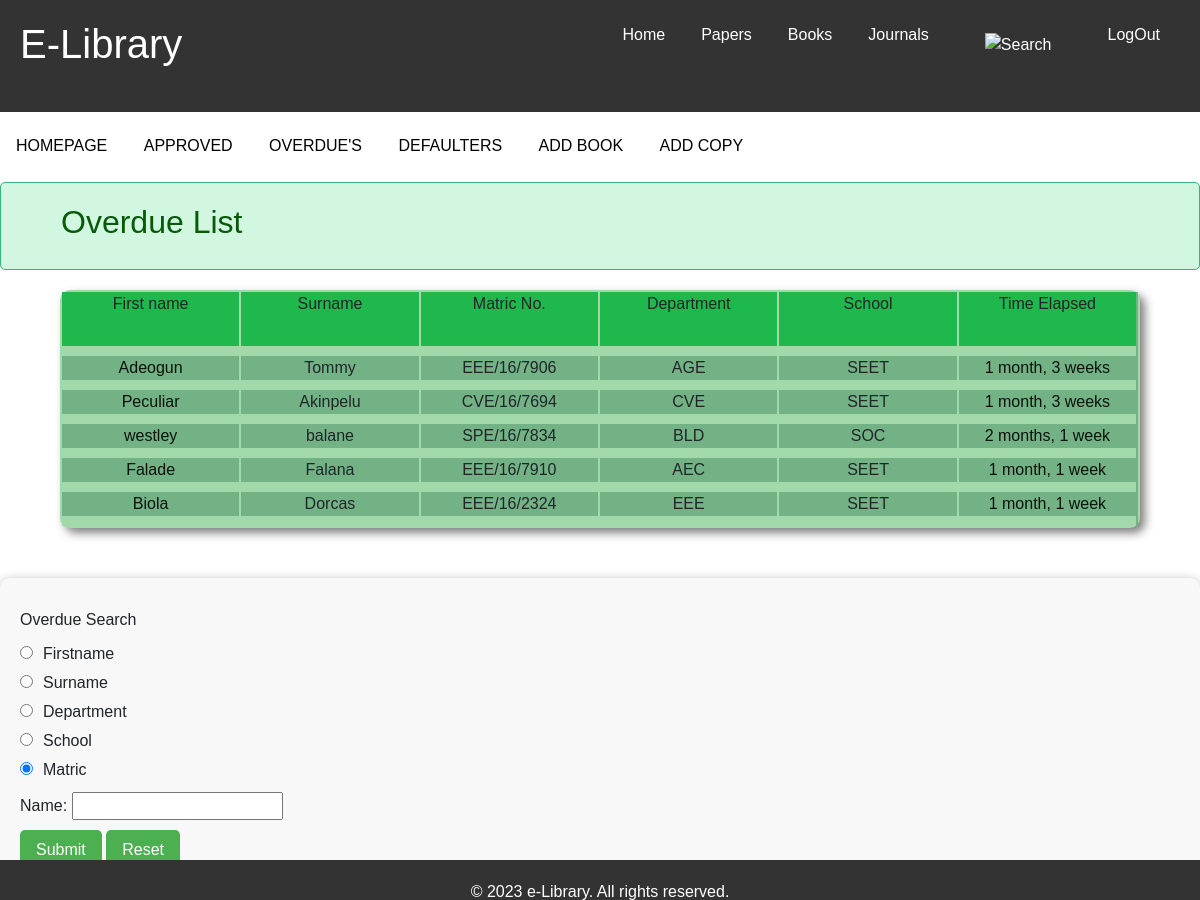
Screenshot of /overdue/ (signed in) with the database file from the repository.
### libraryhelper/models.py (models this page shows, shortened)
class Loan(models.Model):
        copy = models.ForeignKey(Copy, on_delete=models.CASCADE)
        matric = models.CharField(max_length=100)
        firstname = models.CharField(max_length=100)
        surname = models.CharField(max_length=100)
        department = models.CharField(max_length=100)
        school = models.CharField(max_length=100)
        dateloaned = models.DateTimeField(auto_now_add=True)
        returndate = models.DateTimeField(blank=True,null=True)
        expectedreturndate = models.DateTimeField(datetime.now()+timedelta(days=7))
        overlappeddate = models.IntegerField(blank=True)

### libraryhelper/views.py (the view)
# urls.py: path('overdue/', views.overdue, name="overdue"),
@login_required
def overdue(request):
    admin = Liberian.objects.get(user=request.user)
    elapse = datetime.now()-timedelta(days = 7)
    overduelist = Loan.objects.filter(dateloaned__lt= elapse)
    return render(request,"libraryhelper/overdue.html",{'admin':admin,'overduelist':overduelist})

### libraryhelper/templates/libraryhelper/overdue.html (shortened to what this page needs)
{% extends "libraryhelper/bookdetail.html" %}
{% load static %}
{% block customcss %}
<link rel="stylesheet" type="text/css" href="{% static 'CSS/homepage.css' %}">
<link rel="stylesheet" href="{% static 'fontawesome-free-5.15.4-web/css/all.css' %}">
{% endblock %}
{% block slider %}
<nav class="home">
    <ul class="homeul">
        <li class="homeli"><a href="{% url 'home' %}">HOMEPAGE</a></li>
        <li class="homeli"><a href="{% url 'approve' %}">APPROVED</a></li>
        <li class="homeli"><a href="{% url 'overdue' %}">OVERDUE'S</a></li>
        <li class="homeli"><a href="{% url 'defaulters' %}">DEFAULTERS</a></li>
        <li class="homeli"><a href="{% url 'addbook' %}">ADD BOOK</a></li>
        <li class="homeli"><a href="{% url 'addcopy' %}">ADD COPY</a></li>
    </ul>
</nav>
<div class="alert">
    <h2>Overdue List</h2>
</div>
<section>{% if overduelist.count < 1 %} <p>No student defaulted on due date</p> {% endif %}
        {% if overduelist %}
        <div class="top">
            <li>First name</li>
            <li>Surname</li>
            <li>Matric No.</li>
            <li>Department</li>
            <li>School</li>
            <li>Time Elapsed</li>
        </div>
        <div class="bodi">
            {% for book in overduelist %}
            <li><a href="{% url 'approvestudent' book.id %}">{{book.firstname}}</a></li>
            <li><a href="{% url 'approvestudent' book.id %}"></a>{{book.surname}}</li>
            <li><a href="{% url 'approvestudent' book.id %}"></a>{{book.matric}}</li>
            <li><a href="{% url 'approvestudent' book.id %}"></a>{{book.department}}</li>
            <li><a href="{% url 'approvestudent' book.id %}"></a>{{book.school}}</li>
            <li><a href="{% url 'approvestudent' book.id %}">{{ book.expectedreturndate|timesince }}</a></li>
            {% endfor %}
        </div>
        {% endif%}
</section>
<form action="{% url 'searchoverdue' %}" method="POST">
    <p>
    <p>Overdue Search</p>
    <ol>
        <li><input type="radio" name="searchby" value="Firstname">Firstname</li>
        <li><input type="radio" name="searchby" value="Surname">Surname</li>
        <li><input type="radio" name="searchby" value="Department" checked>Department</li>
        <li><input type="radio" name="searchby" value="School" checked>School</li>
        <li><input type="radio" name="searchby" value="matric" checked>Matric</li>
    </ol>
    <P>
        <label for="searchname">Name:
            <input type="text" name="searchname" id="searchname"></label>
    </P>
    </p>
    <p><input type="submit" value="Submit"> <input type="reset" value="Reset"></p>
</form>
{% endblock %}

### libraryhelper/static/CSS/home.css (style rules this page uses)
* { margin: 0; padding: 0; box-sizing: border-box; }
body { font-family: Arial, sans-serif; }
nav { background-color: #333; display: inline; height: 5vh; z-index: 2; margin: auto; color: white; }
section { margin-bottom: 50px; width: 100%; }
h2 { margin-top: 0; }
ul { list-style: none; margin: 0; padding: 0; }
li { margin-bottom: 10px; }

### libraryhelper/static/CSS/homepage.css (style rules this page uses)
.home { width: 100%; background-color: #f2f2f2; }
.homeul { list-style-type: none; margin: 0; padding: 0; overflow: hidden; }
.homeli { display: inline-block; }
.homeli a { display: block; color: black; text-align: center; padding: 14px 16px; text-decoration: none; }
.alert { width: 100%; margin: 0 auto 20px auto; background-color: #d1f7e0; color: #095a08; padding: 20px; padding-left: 5%; margin-bottom: 20px; border: 1px solid #36b37e; border-radius: 5px; }
section { border: 2px solid #a2d9ab; width: 90%; display: flex; flex-direction: column; margin: 0 auto 20px auto; border-radius: 10px; background-color: #d2f2e0; box-shadow: 5px 5px 10px rgba(0, 0, 0, 0.5); justify-content: space around; }
.top, .bodi { display: flex; flex-wrap: wrap; flex-direction: row; width: 100%; justify-content: space-between; text-align: center; background-color: #a2d9ab; border-right: 2px solid #72b285; }
.top { height: 8vh; }
.top li, .bodi li { width: 16.5%; list-style: none; display: inline; }
.top li { background-color: #1fb84d; }
.bodi li { background-color: #72b285; }
a { text-decoration: None; color: #0c110c; }
form { background-color: #f8f8f8; padding: 20px; border-radius: 10px; margin-top: 50px; box-shadow: 0 0 10px rgba(0, 0, 0, 0.2); }
form p { margin: 10px 0; }
form p input[type="submit"], form p input[type="reset"] { background-color: #4CAF50; color: white; padding: 8px 16px; border: none; border-radius: 5px; cursor: pointer; transition: background-color 0.3s ease; }
form ol { margin: 0; padding: 0; list-style-type: none; }
form ol li { margin: 5px 0; font-size: 16px; }
form ol li input[type="radio"] { margin-right: 10px; }

### rows the page displays
Loan: firstname "Adeogun", surname "Tommy", matric "EEE/16/7906", department "AGE", school "SEET", expectedreturndate "1 month, 3 weeks"
Loan: firstname "Peculiar", surname "Akinpelu", matric "CVE/16/7694", department "CVE", school "SEET", expectedreturndate "1 month, 3 weeks"
Loan: firstname "westley", surname "balane", matric "SPE/16/7834", department "BLD", school "SOC", expectedreturndate "2 months, 1 week"
Loan: firstname "Falade", surname "Falana", matric "EEE/16/7910", department "AEC", school "SEET", expectedreturndate "1 month, 1 week"
Loan: firstname "Biola", surname "Dorcas", matric "EEE/16/2324", department "EEE", school "SEET", expectedreturndate "1 month, 1 week"
